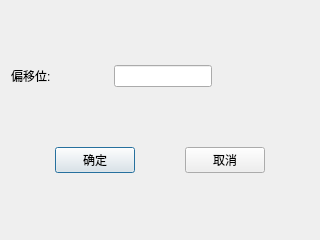
<?xml version="1.0" encoding="UTF-8"?>
<ui version="4.0">
 <class>AddSeriesDialog</class>
 <widget class="QDialog" name="AddSeriesDialog">
  <property name="geometry">
   <rect>
    <x>0</x>
    <y>0</y>
    <width>320</width>
    <height>240</height>
   </rect>
  </property>
  <property name="windowTitle">
   <string>Dialog</string>
  </property>
  <layout class="QGridLayout" name="gridLayout">
   <item row="0" column="0">
    <layout class="QHBoxLayout" name="horizontalLayout" stretch="1,1,1">
     <item>
      <widget class="QLabel" name="label">
       <property name="text">
        <string>偏移位:</string>
       </property>
      </widget>
     </item>
     <item>
      <widget class="QLineEdit" name="lineEdit"/>
     </item>
     <item>
      <spacer name="horizontalSpacer_4">
       <property name="orientation">
        <enum>Qt::Horizontal</enum>
       </property>
       <property name="sizeHint" stdset="0">
        <size>
         <width>40</width>
         <height>20</height>
        </size>
       </property>
      </spacer>
     </item>
    </layout>
   </item>
   <item row="1" column="0">
    <layout class="QHBoxLayout" name="horizontalLayout_2">
     <item>
      <spacer name="horizontalSpacer_2">
       <property name="orientation">
        <enum>Qt::Horizontal</enum>
       </property>
       <property name="sizeHint" stdset="0">
        <size>
         <width>40</width>
         <height>20</height>
        </size>
       </property>
      </spacer>
     </item>
     <item>
      <widget class="QPushButton" name="pushButton">
       <property name="text">
        <string>确定</string>
       </property>
      </widget>
     </item>
     <item>
      <spacer name="horizontalSpacer">
       <property name="orientation">
        <enum>Qt::Horizontal</enum>
       </property>
       <property name="sizeHint" stdset="0">
        <size>
         <width>40</width>
         <height>20</height>
        </size>
       </property>
      </spacer>
     </item>
     <item>
      <widget class="QPushButton" name="pushButton_2">
       <property name="text">
        <string>取消</string>
       </property>
      </widget>
     </item>
     <item>
      <spacer name="horizontalSpacer_3">
       <property name="orientation">
        <enum>Qt::Horizontal</enum>
       </property>
       <property name="sizeHint" stdset="0">
        <size>
         <width>40</width>
         <height>20</height>
        </size>
       </property>
      </spacer>
     </item>
    </layout>
   </item>
  </layout>
 </widget>
 <resources/>
 <connections/>
</ui>
